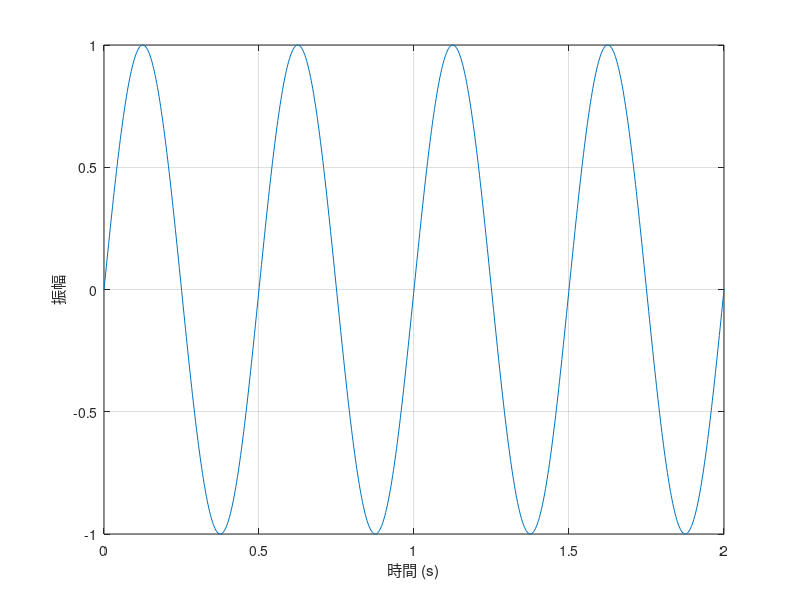

MATLAB code for this plot:
% 正弦波範例
t = linspace(0, 2, 800);
A = 1;
f = 2;
y = A * sin(2*pi*f*t);
plot(t, y);
xlabel('時間 (s)');
ylabel('振幅');
grid on;
